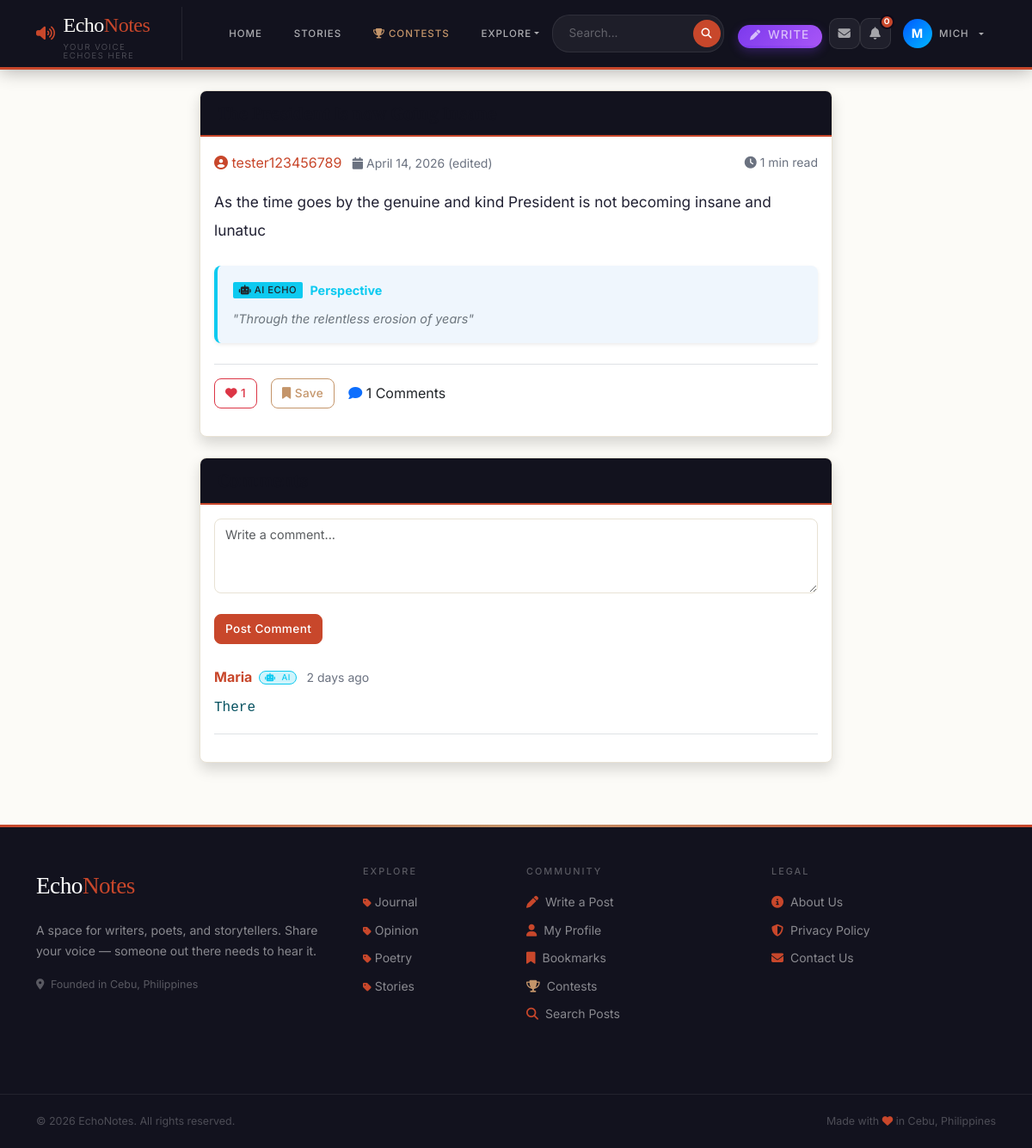
The app's page /post/26/ (signed in) with its own data.
### blog/models.py (models this page shows, shortened)
class Post(models.Model):
    STATUS_DRAFT = 'draft'
    STATUS_PUBLISHED = 'published'
    STATUS_CHOICES = [
        (STATUS_DRAFT, 'Draft'),
        (STATUS_PUBLISHED, 'Published'),
    ]
    title = models.CharField(max_length=200)
    content = models.TextField()
    author = models.ForeignKey(User, on_delete=models.CASCADE, related_name='posts')
    category = models.ForeignKey(Category, on_delete=models.SET_NULL, null=True, blank=True, related_name='posts')
    mood = models.CharField(max_length=20, choices=MOOD_CHOICES, blank=True)
    ai_summary = models.TextField(blank=True, help_text="AI-generated 1-sentence summary")
    is_flagged = models.BooleanField(default=False)
    toxicity_score = models.FloatField(default=0.0)
    status = models.CharField(max_length=10, choices=STATUS_CHOICES, default=STATUS_PUBLISHED)
    created_date = models.DateTimeField(default=timezone.now)
    updated_date = models.DateTimeField(auto_now=True)
    class Meta:
        ordering = ['-created_date']
    def total_likes(self):
        return self.likes.count()
    def total_comments(self):
        return self.comments.count()
    def reading_time(self):
        return max(1, math.ceil(len(self.content.split()) / 200))

class Comment(models.Model):
    post = models.ForeignKey(Post, on_delete=models.CASCADE, related_name='comments')
    author = models.ForeignKey(User, on_delete=models.CASCADE, related_name='comments')
    content = models.TextField()
    is_flagged = models.BooleanField(default=False)
    created_date = models.DateTimeField(default=timezone.now)
    class Meta:
        ordering = ['created_date']

class Category(models.Model):
    name = models.CharField(max_length=100, unique=True)
    slug = models.SlugField(max_length=100, unique=True)
    description = models.TextField(blank=True)
    icon = models.CharField(max_length=50, default='fas fa-circle', help_text="FontAwesome class (e.g., 'fas fa-feather')")
    color = models.CharField(max_length=20, default='#7c3aed', help_text="Brand color hex code")
    subscribers = models.ManyToManyField(User, related_name='subscribed_circles', blank=True)
    created_date = models.DateTimeField(default=timezone.now)
    class Meta:
        verbose_name_plural = 'Categories'
        ordering = ['name']

### blog/views.py (the view, shortened to what this page needs)
# urls.py: path('post/<int:pk>/', views.post_detail, name='post-detail'),
@login_required
def post_detail(request, pk):
    post = get_object_or_404(Post, pk=pk)
    comments = post.comments.select_related('author').all()
    form = CommentForm()
    user_liked = False
    user_bookmarked = False
    if request.user.is_authenticated:
        user_liked = Like.objects.filter(post=post, user=request.user).exists()
        user_bookmarked = Bookmark.objects.filter(post=post, user=request.user).exists()
    return render(request, 'post_detail.html', {
        'post': post,
        'comments': comments,
        'comment_form': form,
        'user_liked': user_liked,
        'user_bookmarked': user_bookmarked,
    })

### blog/templates/post_detail.html (shortened to what this page needs)
{% extends 'base.html' %}
{% load crispy_forms_tags %}
{% block content %}
<div class="container py-4">
    <div class="row">
        <div class="col-lg-8 mx-auto">
            <div class="card shadow mb-4">
                <div class="card-header bg-primary text-white d-flex justify-content-between align-items-center">
                    <h4 class="mb-0">{{ post.title }}</h4>
                </div>
                <div class="card-body">
                    <div class="d-flex justify-content-between align-items-center mb-3 flex-wrap gap-2">
                        <div>
                            <a href="{% url 'profile-detail' post.author.username %}" class="text-decoration-none">
                                <i class="fas fa-user-circle"></i> {{ post.author.username }}
                            </a>
                            <small class="text-muted ms-2">
                                <i class="fas fa-calendar"></i> {{ post.created_date|date:"F d, Y" }}
                                {% if post.updated_date != post.created_date %}(edited){% endif %}
                            </small>
                        </div>
                        <div class="d-flex align-items-center gap-2">
                            <small class="text-muted">
                                <i class="fas fa-clock"></i> {{ post.reading_time }} min read
                            </small>
                        </div>
                    </div>
                    <div class="post-content mb-4">
                        {{ post.content|linebreaks }}
                    </div>
                    {% if post.ai_summary %}
                    <div class="alert alert-info border-0 shadow-sm bg-opacity-10 py-3 mb-4" style="border-left: 4px solid #0dcaf0 !important;">
                        <div class="d-flex align-items-center mb-2">
                            <span class="badge bg-info text-dark me-2">
                                <i class="fas fa-robot"></i> AI Echo
                            </span>
                            <strong class="text-info">Perspective</strong>
                        </div>
                        <p class="mb-0 fst-italic text-secondary">"{{ post.ai_summary }}"</p>
                    </div>
                    {% endif %}
                    <div class="border-top pt-3 mb-3">
                        <div class="d-flex align-items-center gap-3">
                            {% if user.is_authenticated %}
                                <button class="btn {% if user_liked %}btn-danger{% else %}btn-outline-danger{% endif %} like-btn"
                                        data-post-id="{{ post.pk }}">
                                    <i class="fas fa-heart"></i>
                                    <span class="like-count">{{ post.total_likes }}</span>
                                </button>
                                <button class="btn {% if user_bookmarked %}btn-warning{% else %}btn-outline-warning{% endif %} bookmark-btn"
                                        data-post-id="{{ post.pk }}">
                                    <i class="fas fa-bookmark"></i>
                                    {% if user_bookmarked %}Saved{% else %}Save{% endif %}
                                </button>
                            {% else %}
                                <a href="{% url 'login' %}?next={{ request.path }}" class="btn btn-outline-danger">
                                    <i class="fas fa-heart"></i> {{ post.total_likes }}
                                </a>
                            {% endif %}
                            <span><i class="fas fa-comment text-primary"></i> {{ post.total_comments }} Comments</span>
                        </div>
                    </div>
                </div>
            </div>
            <div class="card shadow">
                <div class="card-header bg-primary text-white">
                    <h5 class="mb-0">Comments</h5>
                </div>
                <div class="card-body">
                    {% if user.is_authenticated %}
                        <form method="POST" class="mb-4">
                            {{ comment_form|crispy }}
                            <button type="submit" class="btn btn-primary mt-2">Post Comment</button>
                        </form>
                    {% else %}
                        <div class="alert alert-info">
                            Please <a href="{% url 'login' %}?next={{ request.path }}">login</a> to comment.
                        </div>
                    {% endif %}
                    {% for comment in comments %}
                        <div class="border-bottom mb-3 pb-3 {% if comment.author.profile.is_ai %}ai-comment-highlight{% endif %}">
                            <div class="d-flex justify-content-between align-items-start">
                                <div>
                                    <a href="{% url 'profile-detail' comment.author.username %}" class="text-decoration-none fw-bold">
                                        {{ comment.author.username }}
                                        {% if comment.author.profile.is_ai %}
                                            <span class="badge rounded-pill bg-info-subtle border border-info text-info align-middle ms-1" style="font-size:0.6rem; padding: 0.25em 0.6em;">
                                                <i class="fas fa-robot me-1"></i> AI
                                            </span>
                                        {% endif %}
                                    </a>
                                    <small class="text-muted ms-2">{{ comment.created_date|timesince }} ago</small>
                                </div>
                            </div>
                            <p class="mb-0 mt-2 {% if comment.author.profile.is_ai %}font-monospace text-info-emphasis{% endif %}">
                                {{ comment.content }}
                            </p>
                        </div>
                    {% empty %}
                        <p class="text-center text-muted">No comments yet. Be the first to comment!</p>
                    {% endfor %}
                </div>
            </div>
        </div>
    </div>
</div>
{% endblock %}

### blog/templates/base.html (shortened to what this page needs)
{% load static %}
<!DOCTYPE html>
<html lang="en">
<head>
  <link href="https://cdn.jsdelivr.net/npm/bootstrap@5.3.0/dist/css/bootstrap.min.css" rel="stylesheet">
  <link rel="stylesheet" href="https://cdnjs.cloudflare.com/ajax/libs/font-awesome/6.4.0/css/all.min.css">
  <link rel="stylesheet" href="{% static 'css/style.css' %}?v=1.0.1">
<body>
  <nav class="echonav navbar navbar-expand-lg">
    <div class="container">
      <a class="echo-brand" href="{% url 'landing' %}">
        <i class="fas fa-volume-up" style="color:var(--accent);font-size:1.1rem"></i>
        <div>
          Echo<span>Notes</span>
          <small>Your voice echoes here</small>
        </div>
      </a>
      <div class="collapse navbar-collapse" id="navbarNav">
        <ul class="navbar-nav me-auto mb-2 mb-lg-0 align-items-lg-center" style="gap: 0.5rem; margin-left: 1.5rem;">
          <li class="nav-item">
            <a class="nav-link" href="{% url 'landing' %}">Home</a>
          </li>
          <li class="nav-item">
            <a class="nav-link" href="{% url 'story-list' %}">Stories</a>
          </li>
          <li class="nav-item">
            <a class="nav-link highlight" href="{% url 'contest-list' %}">
              <i class="fas fa-trophy me-1" style="color:var(--gold)"></i>Contests
            </a>
          </li>
          <li class="nav-item dropdown">
            <a class="nav-link dropdown-toggle" href="#" id="exploreDropdown" role="button" data-bs-toggle="dropdown"
              aria-expanded="false">
              Explore
            </a>
          </li>
        </ul>
        <div class="d-flex align-items-lg-center gap-3">
          <form class="echo-search d-flex align-items-center m-0" action="{% url 'search' %}" method="GET"
            style="background: rgba(255,255,255,0.05); border-radius: 20px; padding: 3px; border: 1px solid rgba(255,255,255,0.08);">
            <input type="search" name="q" placeholder="Search..." required
              class="border-0 bg-transparent text-white px-3" style="outline: none; font-size: 0.85rem; width: 160px;">
            <button type="submit" class="border-0 rounded-circle d-flex justify-content-center align-items-center"
              style="background: var(--accent); width: 32px; height: 32px; color: white;"><i class="fas fa-search"
                style="font-size: 0.75rem;"></i></button>
          </form>
          <ul class="navbar-nav align-items-lg-center m-0">
            {% if user.is_authenticated %}
            <li class="nav-item me-2 d-none d-lg-block">
              <a class="nav-link py-1 px-3 text-white" href="{% url 'create-post' %}"
                style="background: linear-gradient(135deg, #7c3aed, #a855f7); border-radius: 20px; font-size: 0.85rem; font-weight: 500; display: inline-flex; align-items: center; box-shadow: 0 4px 12px rgba(124,58,237,0.3);">
                <i class="fas fa-pen me-2" style="font-size: 0.75rem;"></i> Write
              </a>
            </li>
            {% if user.is_authenticated %}
            <li class="nav-item">
              <a href="{% url 'inbox' %}" class="notif-icon-btn" title="Messages" style="text-decoration:none">
                <i class="fas fa-envelope"></i>
              </a>
            </li>
            <li class="nav-item" style="position:relative">
              <button id="notif-bell-btn" class="notif-icon-btn" title="Notifications">
                <i class="fas fa-bell"></i>
                <span id="notif-badge" class="notif-badge" style="display:none">0</span>
              </button>
            </li>
            {% endif %}
            <li class="nav-item dropdown">
              <a class="nav-link dropdown-toggle d-flex align-items-center gap-2" href="#" id="profileDropdown"
                role="button" data-bs-toggle="dropdown" aria-expanded="false" style="padding: 0.2rem 1rem;">
                <div class="rounded-circle d-flex justify-content-center align-items-center"
                  style="width: 34px; height: 34px; background: linear-gradient(135deg,rgb(0, 89, 255),rgb(0, 183, 255)); color: white; font-weight: bold; font-size: 0.9rem;">
                  {{ user.username|make_list|first|upper }}
                </div>
                <span class="d-none d-lg-block">{{ user.username }}</span>
              </a>
            </li>
            {% endif %}
          </ul>
        </div>
      </div>
    </div>
  </nav>
  <main>
    {% block content %}{% endblock %}
  </main>
  <footer class="echo-footer mt-5">
    <div class="container py-5">
      <div class="row">
        <div class="col-lg-4 mb-4">
          <div class="echo-footer-brand mb-3">Echo<span>Notes</span></div>
          <p style="color:rgba(255,255,255,0.5);font-size:0.875rem;line-height:1.7">
            A space for writers, poets, and storytellers.
            Share your voice — someone out there needs to hear it.
          </p>
          <p style="color:rgba(255,255,255,0.3);font-size:0.78rem">
            <i class="fas fa-map-marker-alt me-1"></i> Founded in Cebu, Philippines
          </p>
        </div>
        <div class="col-lg-2 col-md-4 mb-4">
          <h6>Explore</h6>
          <ul class="list-unstyled mb-0">
            {% for category in categories %}
            <li style="margin-bottom:0.5rem;">
              <a href="{% url 'category-posts' category.slug %}">
                <i class="fas fa-tag me-1" style="font-size:0.7rem;color:var(--accent)"></i>{{ category.name }}
              </a>
            </li>
            {% empty %}
            <li><a href="{% url 'landing' %}">All Posts</a></li>
            {% endfor %}
          </ul>
        </div>
        <div class="col-lg-3 col-md-4 mb-4">
          <h6>Community</h6>
          {% if user.is_authenticated %}
          <a href="{% url 'create-post' %}"><i class="fas fa-pen me-2" style="color:var(--accent)"></i>Write a Post</a>
          <a href="{% url 'profile-detail' user.username %}"><i class="fas fa-user me-2"
              style="color:var(--accent)"></i>My Profile</a>
          <a href="{% url 'my-bookmarks' %}"><i class="fas fa-bookmark me-2"
              style="color:var(--accent)"></i>Bookmarks</a>
          <a href="{% url 'contest-list' %}"><i class="fas fa-trophy me-2" style="color:var(--gold)"></i>Contests</a>
          {% endif %}
          <a href="{% url 'search' %}?q="><i class="fas fa-search me-2" style="color:var(--accent)"></i>Search Posts</a>
        </div>
        <div class="col-lg-3 col-md-4 mb-4">
          <h6>Legal</h6>
          <a href="{% url 'about' %}"><i class="fas fa-info-circle me-2" style="color:var(--accent)"></i>About Us</a>
          <a href="{% url 'privacy-policy' %}"><i class="fas fa-shield-alt me-2" style="color:var(--accent)"></i>Privacy
            Policy</a>
          <a href="{% url 'contact' %}"><i class="fas fa-envelope me-2" style="color:var(--accent)"></i>Contact Us</a>
        </div>
      </div>
    </div>
    <div class="echo-footer-bottom">
      <div class="container d-flex justify-content-between flex-wrap gap-2">
        <span>© {% now "Y" %} EchoNotes. All rights reserved.</span>
        <span>Made with <i class="fas fa-heart" style="color:var(--accent)"></i> in Cebu, Philippines</span>
      </div>
    </div>
  </footer>
</body>
</html>

### records on screen
Post: author.username "tester123456789", created_date "April 14, 2026", reading_time "1", content "As the time goes by the genuine and kind President is not becoming insane and lunatuc", ai_summary "Through the relentless erosion of years", total_likes "1", total_comments "1"
Comment: author.username "Maria", shows "AI", created_date "2 days", content "There"
Category: name "Journal"
Category: name "Opinion"
Category: name "Poetry"
Category: name "Stories"

### other values on screen
{{ user.username|make_list|first|upper }} "M"
{{ user.username }} "MICH"
